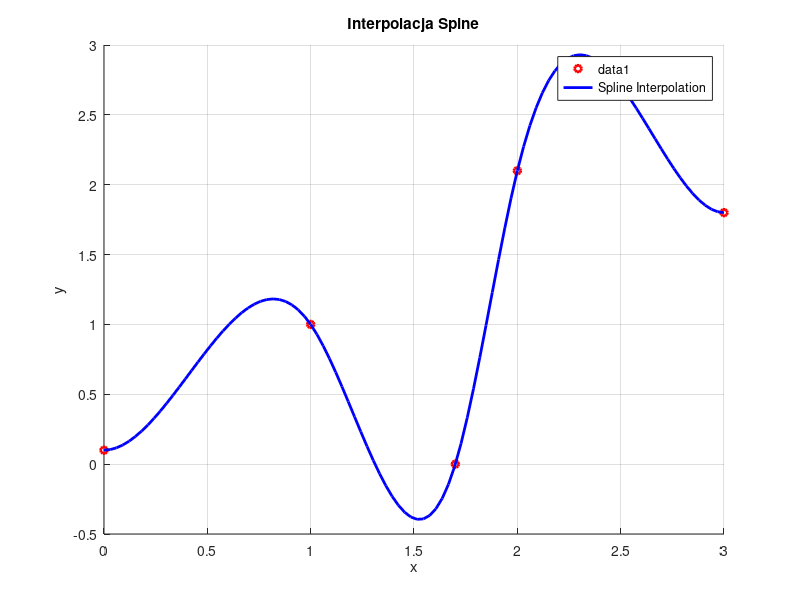

MATLAB code for this plot:
clear all; close all;
xi = [0, 1, 1.7, 2, 3];
yi = [0.1, 1, 0, 2.1, 1.8];

spline_interp = spline(xi, [0, yi, 0]);

x_values = linspace(min(xi), max(xi), 100);

% Wykresy
figure;
hold on;

plot(xi, yi, 'ro', 'MarkerSize', 5, 'LineWidth', 2);

y_values = ppval(spline_interp, x_values);
plot(x_values, y_values, 'b-', 'LineWidth', 2, 'DisplayName', 'Spline Interpolation');

hold off;

title('Interpolacja Spine');
xlabel('x');
ylabel('y');
legend('Location', 'Best');
grid on;
